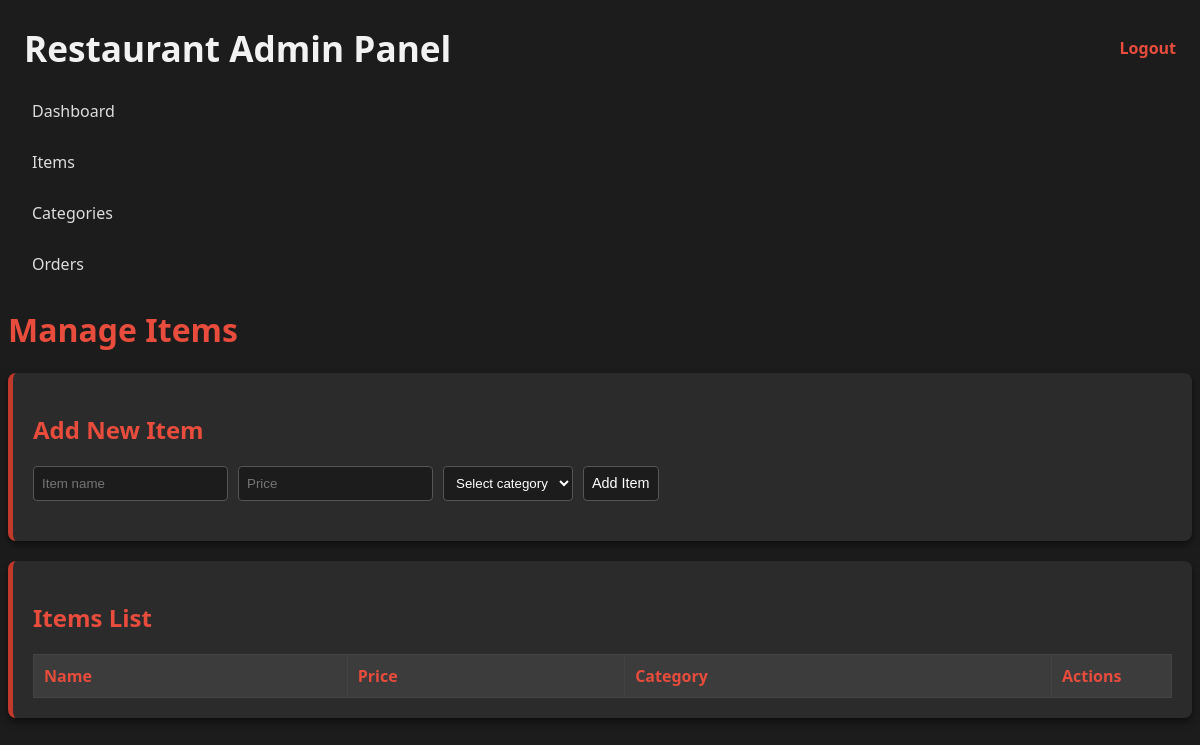
The app's page /public/admin/index.php?page=items (signed in), older data.
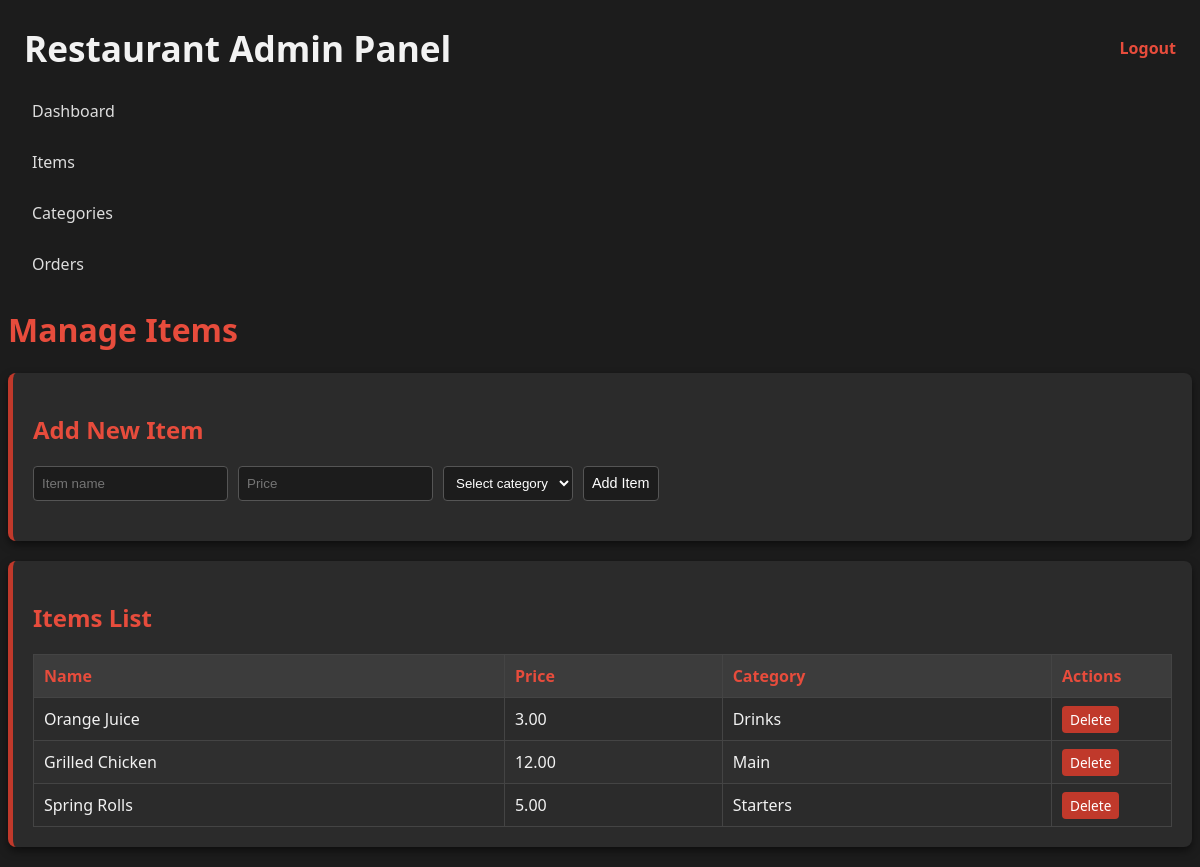
The same page, newer data.
### tables this page shows
CREATE TABLE menu_items (
    id INTEGER PRIMARY KEY AUTOINCREMENT,
    category_id INTEGER,
    name TEXT NOT NULL,
    description TEXT,
    price REAL NOT NULL,
    is_available INTEGER DEFAULT 1
);

CREATE TABLE categories (
    id INTEGER PRIMARY KEY AUTOINCREMENT,
    name TEXT NOT NULL
);

### public/admin/index.php (called while the page is built, shortened)
<?php
require __DIR__ . '/includes/header.php';
require __DIR__ . '/includes/sidebar.php';
$page = $_GET['page'] ?? 'dashboard';
require __DIR__ . "/$page.php";

### public/admin/items.php (the view, shortened to what this page needs)
<?php
require __DIR__ . "/../../src/database.php";
$items = $pdo->query("
    SELECT menu_items.*, categories.name AS cat_name
    FROM menu_items
    LEFT JOIN categories ON categories.id = menu_items.category_id
    ORDER BY menu_items.id DESC
")->fetchAll(PDO::FETCH_ASSOC);
?>
<div class="main-content">
    <h1 class="page-title">Manage Items</h1>
    <div class="card">
        <h2>Add New Item</h2>
        <form method="POST" class="form-grid">
            <input type="text" name="name" placeholder="Item name" required>
            <input type="number" step="0.01" name="price" placeholder="Price" required>
            <select name="category" required>
                <option value="">Select category</option>
            </select>
            <button type="submit" name="create" class="btn-primary">Add Item</button>
        </form>
    </div>
    <div class="card">
        <h2>Items List</h2>
        <table class="table">
            <thead>
                <tr>
                    <th>Name</th>
                    <th>Price</th>
                    <th>Category</th>
                    <th style="width:120px;">Actions</th>
                </tr>
            </thead>
            <tbody>
            <?php foreach ($items as $i): ?>
                <tr>
                    <td><?= htmlspecialchars($i['name']) ?></td>
                    <td><?= number_format($i['price'], 2) ?></td>
                    <td><?= htmlspecialchars($i['cat_name']) ?></td>
                    <td>
                        <a href="index.php?page=items&delete=<?= $i['id'] ?>" onclick="return confirm('Delete item?')" class="btn-danger-small">Delete</a>
                    </td>
                </tr>
            <?php endforeach; ?>
            </tbody>
        </table>
    </div>
</div>

### public/admin/includes/header.php (shortened to what this page needs)
<!DOCTYPE html>
<html lang="en">
<head>
    <link rel="stylesheet" href="assets/css/admin.css">
</head>
<body>
<header>
    <h1 class="header-caption">Restaurant Admin Panel</h1>
    <a href="/admin/logout.php" class="logout-link">Logout</a>
</header>

### public/admin/includes/sidebar.php
<aside>
    <ul class="sidebar-menu" >
        <li><a href="index.php?page=dashboard">Dashboard</a></li>
        <li><a href="index.php?page=items">Items</a></li>
        <li><a href="index.php?page=categories">Categories</a></li>
        <li><a href="index.php?page=orders">Orders</a></li>
    </ul>
</aside>
<main>

### public/admin/assets/css/admin.css (style rules this page uses)
body.login-body, body { background-color: #1c1c1c; color: #f2f2f2; font-family: 'Segoe UI', sans-serif; }
header { display: flex; justify-content: space-between; align-items: center; width: 100%; padding: 1rem; box-sizing: border-box; }
.header-caption { font-size: 2.2rem; margin: 0 }
.logout-link { text-decoration: none; color: #e74c3c; font-weight: bold; }
.sidebar-menu { list-style: none; padding: 0; margin: 0; }
.sidebar-menu li { margin-bottom: 5px; }
.sidebar-menu a { display: block; padding: 12px 20px; color: #ddd; text-decoration: none; font-weight: 500; border-left: 4px solid transparent; transition: all 0.2s ease; }
.card, .card-stats .card { background-color: #2b2b2b; border-left: 5px solid #c0392b; border-radius: 8px; padding: 20px; margin-bottom: 20px; box-shadow: 0 4px 8px rgba(0,0,0,0.5); }
.table { width: 100%; border-collapse: collapse; margin-top: 10px; }
.table th, .table td { border: 1px solid #444; padding: 10px; text-align: left; }
.table th { background-color: #3c3c3c; color: #e74c3c; }
.table tbody tr:nth-child(even) { background-color: #2f2f2f; }
.btn-primary, .btn-primary-small { background-color: #e74c3c; color: #fff; padding: 6px 12px; border: none; border-radius: 4px; cursor: pointer; text-decoration: none; font-size: 0.9em; }
.btn-danger-small { background-color: #c0392b; color: #fff; padding: 4px 8px; border-radius: 4px; font-size: 0.85em; text-decoration: none; }
.form-grid { display: flex; gap: 10px; flex-wrap: wrap; margin-top: 10px; margin-bottom: 20px; }
.form-grid input, .form-grid select, .form-grid button { padding: 8px; border-radius: 4px; border: 1px solid #555; background-color: #1c1c1c; color: #fff; }
h1.page-title, h2 { color: #e74c3c; }
* { box-sizing: border-box; }

Row changes from the older to the newer data that the page shows:
added menu_items: name "Orange Juice", price "3.00", category.name "Drinks"
added menu_items: name "Grilled Chicken", price "12.00", category.name "Main"
added menu_items: name "Spring Rolls", price "5.00", category.name "Starters"
